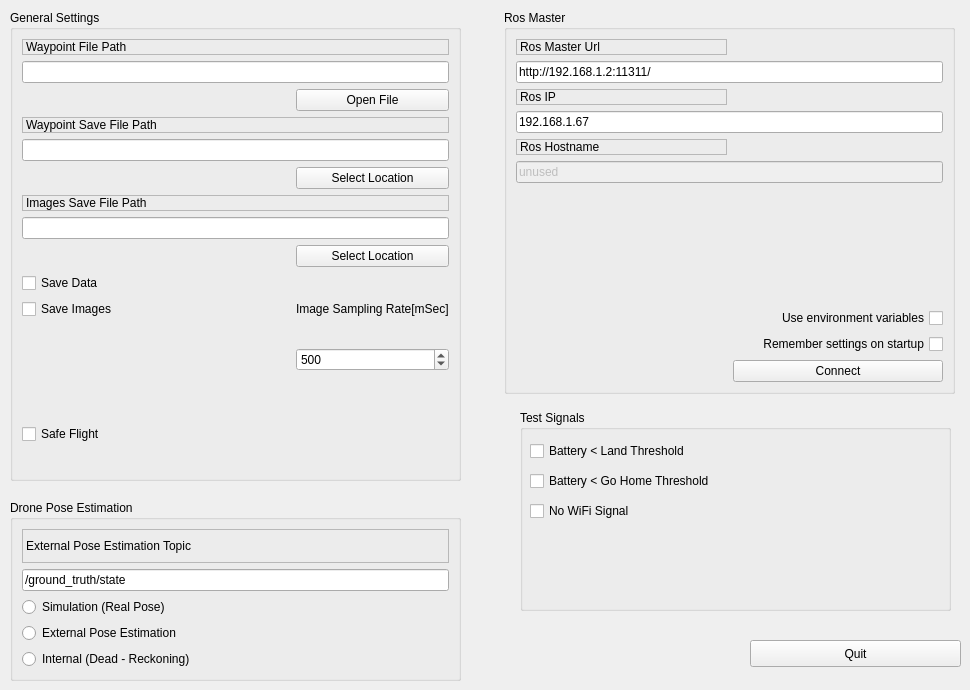
      <widget class="QWidget" name="tab_commandPanel">
       <attribute name="title">
        <string>Command Panel</string>
       </attribute>
       <widget class="QGroupBox" name="RosMaster">
        <property name="geometry">
         <rect>
          <x>504</x>
          <y>10</y>
          <width>451</width>
          <height>384</height>
         </rect>
        </property>
        <property name="title">
         <string>Ros Master</string>
        </property>
        <layout class="QGridLayout" name="gridLayout">
         <item row="2" column="0">
          <widget class="QLabel" name="label_2">
           <property name="frameShape">
            <enum>QFrame::StyledPanel</enum>
           </property>
           <property name="frameShadow">
            <enum>QFrame::Raised</enum>
           </property>
           <property name="text">
            <string>Ros IP</string>
           </property>
          </widget>
         </item>
         <item row="10" column="1">
          <widget class="QPushButton" name="button_connect">
           <property name="enabled">
            <bool>true</bool>
           </property>
           <property name="sizePolicy">
            <sizepolicy hsizetype="MinimumExpanding" vsizetype="Fixed">
             <horstretch>0</horstretch>
             <verstretch>0</verstretch>
            </sizepolicy>
           </property>
           <property name="toolTip">
            <string>Connect with the communication nodes.</string>
           </property>
           <property name="statusTip">
            <string>Connect with the communication nodes.</string>
           </property>
           <property name="text">
            <string>Connect</string>
           </property>
          </widget>
         </item>
         <item row="10" column="0">
          <spacer name="horizontalSpacer">
           <property name="orientation">
            <enum>Qt::Horizontal</enum>
           </property>
           <property name="sizeHint" stdset="0">
            <size>
             <width>170</width>
             <height>21</height>
            </size>
           </property>
          </spacer>
         </item>
         <item row="3" column="0" colspan="2">
          <widget class="QLineEdit" name="line_edit_host">
           <property name="text">
            <string>192.168.1.67</string>
           </property>
          </widget>
         </item>
         <item row="1" column="0" colspan="2">
          <widget class="QLineEdit" name="line_edit_master">
           <property name="text">
            <string>http://192.168.1.2:11311/</string>
           </property>
          </widget>
         </item>
         <item row="9" column="0" colspan="2">
          <widget class="QCheckBox" name="checkbox_remember_settings">
           <property name="layoutDirection">
            <enum>Qt::RightToLeft</enum>
           </property>
           <property name="text">
            <string>Remember settings on startup</string>
           </property>
          </widget>
         </item>
         <item row="5" column="0" colspan="2">
          <widget class="QLineEdit" name="line_edit_topic">
           <property name="enabled">
            <bool>false</bool>
           </property>
           <property name="text">
            <string>unused</string>
           </property>
          </widget>
         </item>
         <item row="4" column="0">
          <widget class="QLabel" name="label_3">
           <property name="frameShape">
            <enum>QFrame::StyledPanel</enum>
           </property>
           <property name="frameShadow">
            <enum>QFrame::Raised</enum>
           </property>
           <property name="text">
            <string>Ros Hostname</string>
           </property>
          </widget>
         </item>
         <item row="0" column="0">
          <widget class="QLabel" name="label">
           <property name="frameShape">
            <enum>QFrame::StyledPanel</enum>
           </property>
           <property name="frameShadow">
            <enum>QFrame::Raised</enum>
           </property>
           <property name="text">
            <string>Ros Master Url</string>
           </property>
          </widget>
         </item>
         <item row="8" column="0" colspan="2">
          <widget class="QCheckBox" name="checkbox_use_environment">
           <property name="layoutDirection">
            <enum>Qt::RightToLeft</enum>
           </property>
           <property name="text">
            <string>Use environment variables</string>
           </property>
          </widget>
         </item>
         <item row="6" column="1">
          <spacer name="verticalSpacer">
           <property name="orientation">
            <enum>Qt::Vertical</enum>
           </property>
           <property name="sizeHint" stdset="0">
            <size>
             <width>20</width>
             <height>40</height>
            </size>
           </property>
          </spacer>
         </item>
         <item row="6" column="0">
          <spacer name="verticalSpacer_2">
           <property name="orientation">
            <enum>Qt::Vertical</enum>
           </property>
           <property name="sizeHint" stdset="0">
            <size>
             <width>20</width>
             <height>40</height>
            </size>
           </property>
          </spacer>
         </item>
        </layout>
       </widget>
       <widget class="QPushButton" name="quit_button">
        <property name="geometry">
         <rect>
          <x>750</x>
          <y>640</y>
          <width>211</width>
          <height>27</height>
         </rect>
        </property>
        <property name="sizePolicy">
         <sizepolicy hsizetype="MinimumExpanding" vsizetype="Fixed">
          <horstretch>0</horstretch>
          <verstretch>0</verstretch>
         </sizepolicy>
        </property>
        <property name="toolTip">
         <string>Exit the application</string>
        </property>
        <property name="statusTip">
         <string>Exit the application</string>
        </property>
        <property name="text">
         <string>Quit</string>
        </property>
       </widget>
       <widget class="QGroupBox" name="WaypointSettings">
        <property name="geometry">
         <rect>
          <x>10</x>
          <y>10</y>
          <width>451</width>
          <height>471</height>
         </rect>
        </property>
        <property name="title">
         <string>General Settings</string>
        </property>
        <layout class="QGridLayout" name="gridLayout_2">
         <item row="12" column="2">
          <widget class="QLabel" name="label_29">
           <property name="text">
            <string>Image Sampling Rate[mSec]</string>
           </property>
          </widget>
         </item>
         <item row="13" column="0">
          <spacer name="verticalSpacer_3">
           <property name="orientation">
            <enum>Qt::Vertical</enum>
           </property>
           <property name="sizeHint" stdset="0">
            <size>
             <width>20</width>
             <height>40</height>
            </size>
           </property>
          </spacer>
         </item>
         <item row="10" column="2">
          <widget class="QPushButton" name="button_imagesFilePathSelect">
           <property name="enabled">
            <bool>true</bool>
           </property>
           <property name="sizePolicy">
            <sizepolicy hsizetype="MinimumExpanding" vsizetype="Fixed">
             <horstretch>0</horstretch>
             <verstretch>0</verstretch>
            </sizepolicy>
           </property>
           <property name="toolTip">
            <string>Select the save location for captured images.</string>
           </property>
           <property name="statusTip">
            <string>Select the save location for captured images.</string>
           </property>
           <property name="text">
            <string>Select Location</string>
           </property>
          </widget>
         </item>
         <item row="1" column="0" colspan="3">
          <widget class="QLineEdit" name="line_edit_loadWaypointFilePath">
           <property name="text">
            <string/>
           </property>
          </widget>
         </item>
         <item row="11" column="0">
          <widget class="QCheckBox" name="checkBox_saveData">
           <property name="text">
            <string>Save Data</string>
           </property>
          </widget>
         </item>
         <item row="2" column="2">
          <widget class="QPushButton" name="button_openWaypointsFile">
           <property name="enabled">
            <bool>true</bool>
           </property>
           <property name="sizePolicy">
            <sizepolicy hsizetype="MinimumExpanding" vsizetype="Fixed">
             <horstretch>0</horstretch>
             <verstretch>0</verstretch>
            </sizepolicy>
           </property>
           <property name="toolTip">
            <string>Select the waypoint file to read from.</string>
           </property>
           <property name="statusTip">
            <string>Select the waypoint file to read from.</string>
           </property>
           <property name="text">
            <string>Open File</string>
           </property>
          </widget>
         </item>
         <item row="5" column="0" colspan="3">
          <widget class="QLineEdit" name="line_edit_saveWaypointFilePath">
           <property name="text">
            <string/>
           </property>
          </widget>
         </item>
         <item row="7" column="0" colspan="3">
          <widget class="QLabel" name="label_28">
           <property name="frameShape">
            <enum>QFrame::StyledPanel</enum>
           </property>
           <property name="frameShadow">
            <enum>QFrame::Raised</enum>
           </property>
           <property name="text">
            <string>Images Save File Path</string>
           </property>
          </widget>
         </item>
         <item row="12" column="0">
          <widget class="QCheckBox" name="checkBox_saveImages">
           <property name="text">
            <string>Save Images</string>
           </property>
          </widget>
         </item>
         <item row="8" column="0" colspan="3">
          <widget class="QLineEdit" name="line_edit_saveImageFilePath">
           <property name="text">
            <string/>
           </property>
          </widget>
         </item>
         <item row="6" column="0">
          <spacer name="horizontalSpacer_2">
           <property name="orientation">
            <enum>Qt::Horizontal</enum>
           </property>
           <property name="sizeHint" stdset="0">
            <size>
             <width>170</width>
             <height>21</height>
            </size>
           </property>
          </spacer>
         </item>
         <item row="6" column="2">
          <widget class="QPushButton" name="button_saveWaypointsFile">
           <property name="enabled">
            <bool>true</bool>
           </property>
           <property name="sizePolicy">
            <sizepolicy hsizetype="MinimumExpanding" vsizetype="Fixed">
             <horstretch>0</horstretch>
             <verstretch>0</verstretch>
            </sizepolicy>
           </property>
           <property name="toolTip">
            <string>Select location of the waypoint save file.</string>
           </property>
           <property name="statusTip">
            <string>Select location of the waypoint save file.</string>
           </property>
           <property name="text">
            <string>Select Location</string>
           </property>
          </widget>
         </item>
         <item row="4" column="0" colspan="3">
          <widget class="QLabel" name="label_26">
           <property name="frameShape">
            <enum>QFrame::StyledPanel</enum>
           </property>
           <property name="frameShadow">
            <enum>QFrame::Raised</enum>
           </property>
           <property name="text">
            <string>Waypoint Save File Path</string>
           </property>
          </widget>
         </item>
         <item row="0" column="0" colspan="3">
          <widget class="QLabel" name="label_25">
           <property name="frameShape">
            <enum>QFrame::StyledPanel</enum>
           </property>
           <property name="frameShadow">
            <enum>QFrame::Raised</enum>
           </property>
           <property name="text">
            <string>Waypoint File Path</string>
           </property>
          </widget>
         </item>
         <item row="14" column="2">
          <spacer name="verticalSpacer_4">
           <property name="orientation">
            <enum>Qt::Vertical</enum>
           </property>
           <property name="sizeHint" stdset="0">
            <size>
             <width>20</width>
             <height>40</height>
            </size>
           </property>
          </spacer>
         </item>
         <item row="13" column="2">
          <widget class="QSpinBox" name="spinBox_samplingTime">
           <property name="minimum">
            <number>200</number>
           </property>
           <property name="maximum">
            <number>60000</number>
           </property>
           <property name="singleStep">
            <number>100</number>
           </property>
           <property name="value">
            <number>500</number>
           </property>
          </widget>
         </item>
         <item row="13" column="1">
          <spacer name="horizontalSpacer_3">
           <property name="orientation">
            <enum>Qt::Horizontal</enum>
           </property>
           <property name="sizeHint" stdset="0">
            <size>
             <width>170</width>
             <height>21</height>
            </size>
           </property>
          </spacer>
         </item>
         <item row="14" column="0">
          <widget class="QCheckBox" name="checkBox_safeFlight">
           <property name="text">
            <string>Safe Flight</string>
           </property>
          </widget>
         </item>
        </layout>
       </widget>
       <widget class="QGroupBox" name="TopicSettings">
        <property name="geometry">
         <rect>
          <x>10</x>
          <y>500</y>
          <width>451</width>
          <height>181</height>
         </rect>
        </property>
        <property name="title">
         <string>Drone Pose Estimation</string>
        </property>
        <layout class="QGridLayout" name="gridLayout_4">
         <item row="2" column="0">
          <widget class="QRadioButton" name="radioButton_Simulation_PoseEstimation">
           <property name="text">
            <string>Simulation (Real Pose)</string>
           </property>
          </widget>
         </item>
         <item row="3" column="0">
          <widget class="QRadioButton" name="radioButton_External_PoseEstimation">
           <property name="text">
            <string>External Pose Estimation</string>
           </property>
          </widget>
         </item>
         <item row="1" column="0">
          <widget class="QLineEdit" name="line_edit_realPoseTopic">
           <property name="text">
            <string>/ground_truth/state</string>
           </property>
          </widget>
         </item>
         <item row="0" column="0">
          <widget class="QLabel" name="label_12">
           <property name="frameShape">
            <enum>QFrame::StyledPanel</enum>
           </property>
           <property name="frameShadow">
            <enum>QFrame::Raised</enum>
           </property>
           <property name="text">
            <string>External Pose Estimation Topic</string>
           </property>
          </widget>
         </item>
         <item row="4" column="0">
          <widget class="QRadioButton" name="radioButton_Internal_DR_PoseEstimation">
           <property name="text">
            <string>Internal (Dead - Reckoning)</string>
           </property>
          </widget>
         </item>
        </layout>
       </widget>
       <widget class="QGroupBox" name="groupBox">
        <property name="geometry">
         <rect>
          <x>520</x>
          <y>410</y>
          <width>431</width>
          <height>201</height>
         </rect>
        </property>
        <property name="title">
         <string>Test Signals</string>
        </property>
        <widget class="QCheckBox" name="checkBox_batteryBellowLand">
         <property name="geometry">
          <rect>
           <x>10</x>
           <y>30</y>
           <width>231</width>
           <height>22</height>
          </rect>
         </property>
         <property name="text">
          <string>Battery &lt; Land Threshold</string>
         </property>
        </widget>
        <widget class="QCheckBox" name="checkBox_batteryBellowGoHome">
         <property name="geometry">
          <rect>
           <x>10</x>
           <y>60</y>
           <width>231</width>
           <height>22</height>
          </rect>
         </property>
         <property name="text">
          <string>Battery &lt; Go Home Threshold</string>
         </property>
        </widget>
        <widget class="QCheckBox" name="checkBox_noWifiSignal">
         <property name="geometry">
          <rect>
           <x>10</x>
           <y>90</y>
           <width>231</width>
           <height>22</height>
          </rect>
         </property>
         <property name="text">
          <string>No WiFi Signal</string>
         </property>
        </widget>
       </widget>
      </widget>
